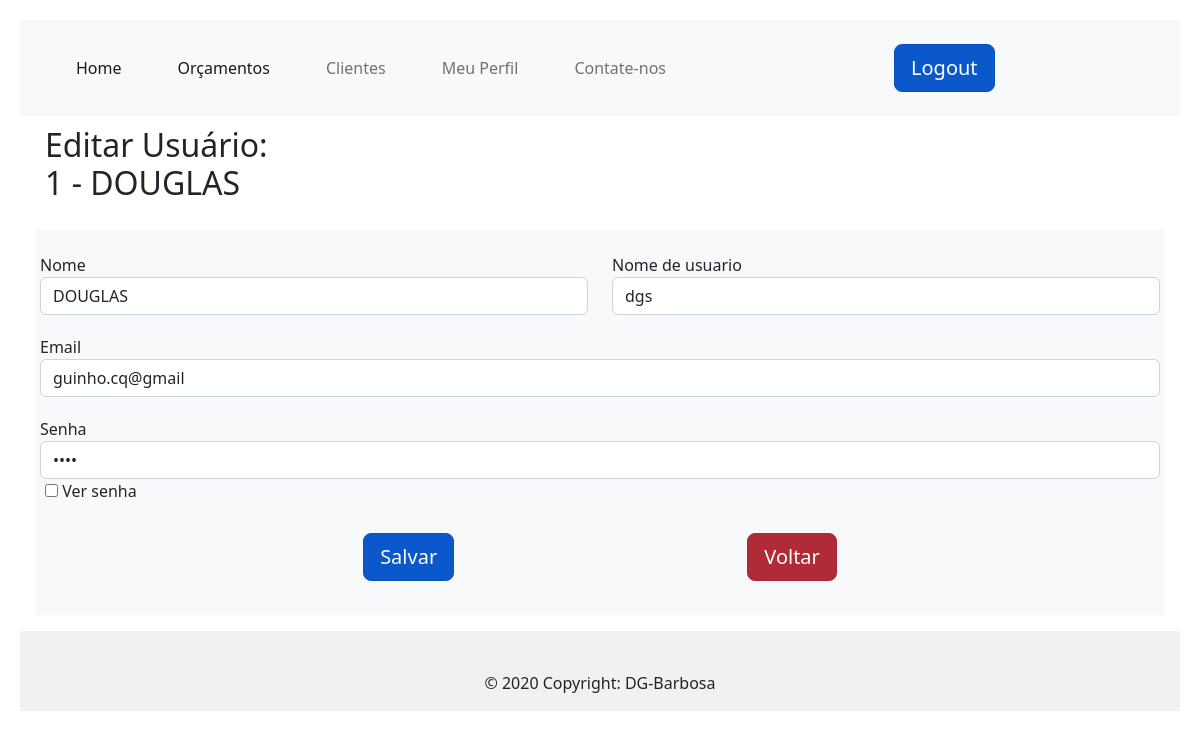
Screenshot of /edit_user (signed in) with the database file from the repository.
### app/models/tables.py (models this page shows, shortened)
class User(db.Model):
    __tablename__ = "users"
    id = db.Column(db.Integer, primary_key=True, autoincrement=True)
    username = db.Column(db.String, unique=True)
    password = db.Column(db.String)
    name = db.Column(db.String)
    email = db.Column(db.String, unique=True)
    @property
    def is_authenticated(self):
        return True

### app/controllers/default.py (the view, shortened to what this page needs)
@app.route('/edit_user', methods=['GET', 'POST'])
def edit_user():
    id_user = current_user
    user = User.query.get(id_user.id)
    print(user.name)
    return render_template("perfil.html", user=user,
                           title="Editar Usuário")

### app/controllers/default.py (called while the page is built)
@lm.user_loader
def load_user(id):
    return User.query.filter_by(id=id).first()

### app/templates/perfil.html (shortened to what this page needs)
{% extends "base.html" %}
{% block conteudo %}
<h2 style="margin-left: 15px;padding: 10px">Editar Usuário:
<br>
  {{ user.id }} - {{ user.name }}</h2>
<div class="position-relative overflow-hidden p-3 p-md-1 m-md-3 bg-light">
  <form action="/edit_user" method="POST">
    <div class=" row" style="margin-top: 20px; margin-bottom: 0px">
      <div class="col">
        <label for="">Nome</label>
        <input type="text" id="nome" name="nome" class="form-control" value="{{ user.name }}"
          placeholder="Nome">
      </div>
      <div class="col">
        <label for="">Nome de usuario</label>
        <input type="text" name="username" id="username" class="form-control" placeholder="Usuário" value="{{ user.username }}">
      </div>
    </div>
    <div class="row" style="margin-top: 20px;">
      <div class="col">
        <label for="">Email</label>
        <input type="email" class="form-control" id="email" name="email" placeholder="Email" value="{{ user.email }}">
      </div>
    </div>
    <div class="row" style="margin-top: 20px;">
      <div class="col">
        <label for="">Senha</label>
        <input type="password" id="password" class="form-control" name="password" placeholder="Password" value="{{ user.password }}">
        <input type="checkbox" name="password" onclick="myFunction()" style="margin-left: 5px; padding:2px"> Ver senha
      </div>
    </div>
    <div class="buttons" style="display: flex; justify-content: space-evenly; margin: 30px;">
      <input class="btn btn-primary btn-lg active" type="submit" name="enviar" value="Salvar">
      <div>
        <input type="reset" class="btn btn-danger btn-lg active" name="voltar" onclick="history.back()" value="Voltar">
      </div>
    </div>
  </form>
  {% endblock %}

### app/static/css/style.css (style rules this page uses)
body { padding: 20px; background-color: black; }

### rows the page displays
User: id "1", name "DOUGLAS", nome "DOUGLAS", username "dgs", email "guinho.cq@gmail"
